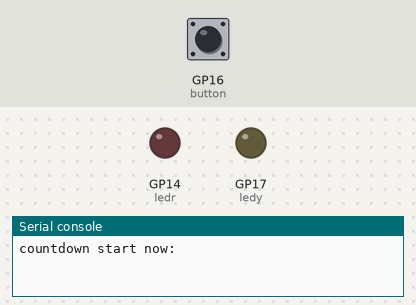
A program run on a simulated Raspberry Pi Pico running CircuitPython. Parts: output pins drawn as LEDs (lit = HIGH), the last lines printed to the serial console. Dashed ring = blinking. The inputs (shaded band) are chosen by the test bench; at power-on: GP16 (button) HIGH.

Above: at 1.2 s.
1.3 s: GP16 (button) pulled LOW for 0.15 s
At 1.42 s:
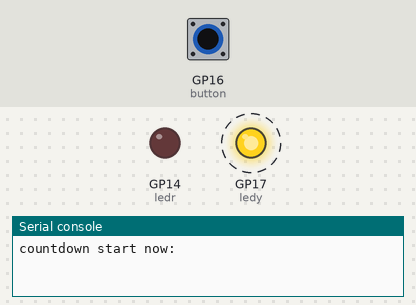
At 7.4 s:
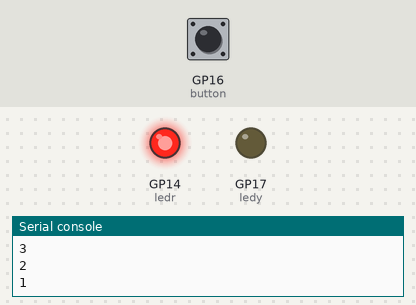
Timing chart, 0 to 12.8 s (numbered marks = the images above; inputs shaded):
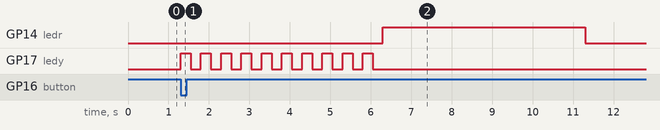

Measured:
- after the input at 1.3 s, GP14 (ledr): LOW → HIGH after 5.0 s, → LOW 5.0 s later; GP17 (ledy): alternates HIGH for 0.25 s and LOW for 0.25 s, 20 changes in all, then stays LOW, starting at once

The program:

launchpad4.py
```python
import time
import board
import digitalio

print("countdown start now:")
counter = 10
button = digitalio.DigitalInOut(board.GP16)   # butoon pin setup
button.direction = digitalio.Direction.INPUT #button direction set up
button.pull = digitalio.Pull.UP  # if the pin is up


ledr = digitalio.DigitalInOut(board.GP14)  # led set ups
ledy = digitalio.DigitalInOut(board.GP17)
ledy.direction = digitalio.Direction.OUTPUT # setting up thew direction
ledr.direction = digitalio.Direction.OUTPUT # setting up thew direction

while True:  # loops 4ever
  if button.value == False:    # setting the button if statement
    for counter in range(10, 0, -1):  # setting up the for loop to run 10 times
        ledy.value = True # turning it on
        time.sleep(.25) # little time delay
        ledy.value = False  # turning it off
        time.sleep(.25) # little time delay
        print(counter)   # prining the value
    ledr.value = True # turning it on
    time.sleep(5) # little time delay
    ledr.value = False
```
